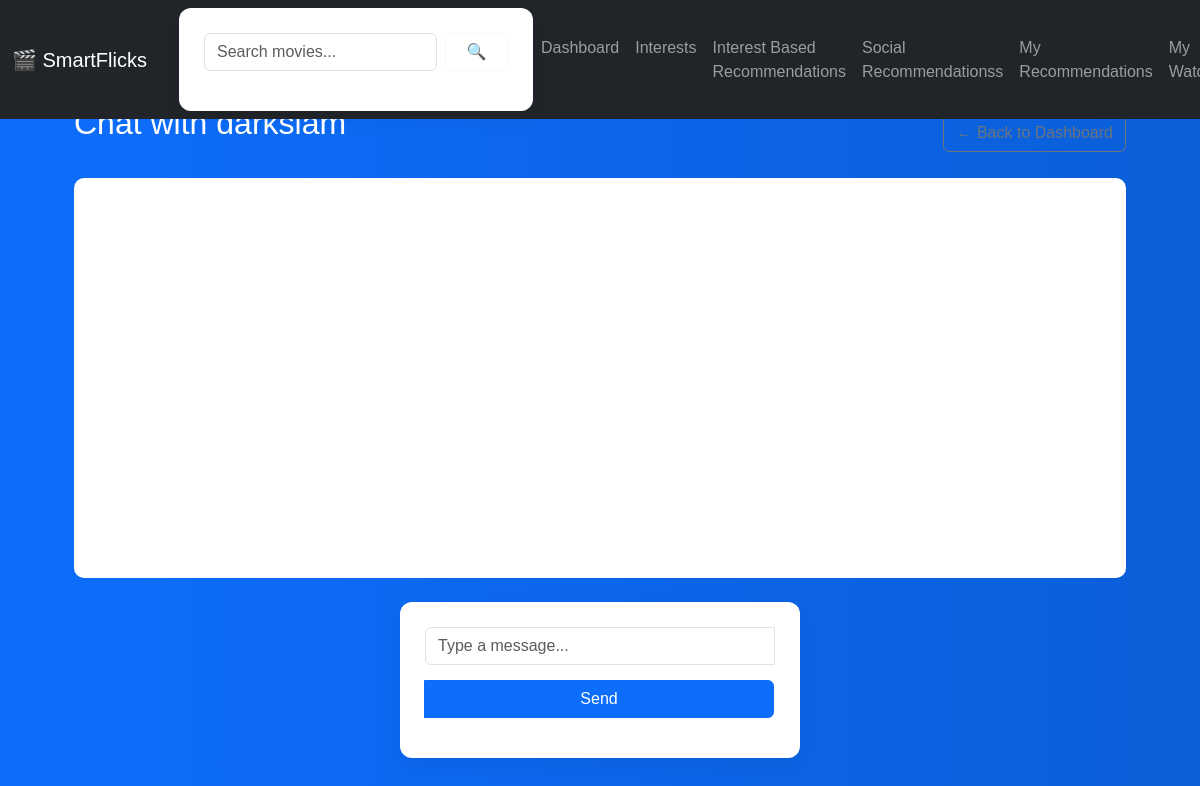
The app's page /chat/2 (signed in), older data.
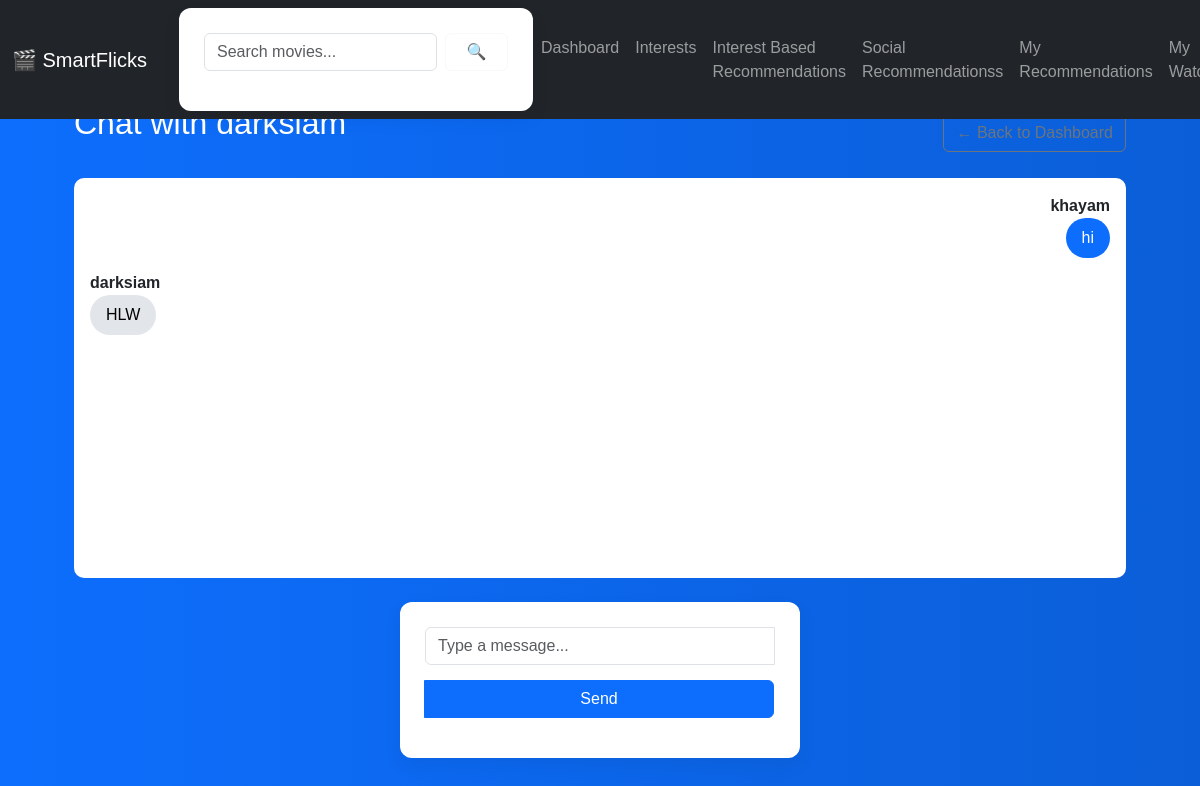
The same page, newer data.
### tables this page shows
CREATE TABLE messages (
            id INTEGER PRIMARY KEY AUTOINCREMENT,
            sender_id INTEGER,
            receiver_id INTEGER,
            message TEXT,
            timestamp DATETIME DEFAULT CURRENT_TIMESTAMP,
            FOREIGN KEY (sender_id) REFERENCES users(id),
            FOREIGN KEY (receiver_id) REFERENCES users(id)
        );

CREATE TABLE users (
            id INTEGER PRIMARY KEY AUTOINCREMENT,
            username TEXT UNIQUE,
            password TEXT,
            email TEXT,
            profile_pic TEXT DEFAULT ''
        );

### app.py (the view, shortened to what this page needs)
@app.route('/chat/<int:friend_id>', methods=['GET', 'POST'])
def chat(friend_id):
    if 'user_id' not in session:
        return redirect('/login')
    conn = get_db()
    user_id = session['user_id']
    friend = conn.execute('SELECT username FROM users WHERE id = ?', (friend_id,)).fetchone()
    if not friend:
        conn.close()
        flash("Friend not found.", "danger")
        return redirect('/dashboard')
    messages = conn.execute('''
        SELECT m.*, u.username AS sender_name
        FROM messages m
        JOIN users u ON m.sender_id = u.id
        WHERE (sender_id = ? AND receiver_id = ?)
           OR (sender_id = ? AND receiver_id = ?)
        ORDER BY m.timestamp ASC
    ''', (user_id, friend_id, friend_id, user_id)).fetchall()
    conn.close()
    return render_template('chat.html', friend=friend, friend_id=friend_id, messages=messages)

### app.py (called while the page is built)
def get_db():
    conn = sqlite3.connect('database.db')
    conn.row_factory = sqlite3.Row
    return conn

### templates/chat.html (shortened to what this page needs)
{% extends "base.html" %}
{% block content %}
<div class="container">
    <div class="d-flex justify-content-between align-items-center mb-3">
        <h2>Chat with {{ friend['username'] }}</h2>
        <a class="btn btn-outline-secondary" href="/dashboard">← Back to Dashboard</a>
    </div>
    <div id="chat-messages" class="chat-box mb-4"
         style="background: white; padding: 1rem; border-radius: 10px; height: 400px; overflow-y: auto;">
        {% for msg in messages %}
        <div class="message {% if msg['sender_name'] == session['username'] %}sent{% endif %}"
             style="margin-bottom: 0.8rem; {% if msg['sender_name'] == session['username'] %}text-align: right;{% endif %}">
            <div class="sender-name" style="font-weight: bold;">{{ msg['sender_name'] }}</div>
            <div class="message-text"
                 style="display: inline-block; background-color: {% if msg['sender_name'] == session['username'] %}#0d6efd{% else %}#e2e6ea{% endif %}; padding: 0.5rem 1rem; border-radius: 20px; color: {% if msg['sender_name'] == session['username'] %}white{% else %}black{% endif %}; max-width: 75%;">
                {{ msg['message'] }}
            </div>
        </div>
        {% endfor %}
    </div>
    <form method="POST" action="/chat/{{ friend_id }}" autocomplete="off">
        <div class="input-group">
            <input type="text"
                   name="chat_message"
                   id="chat_input"
                   class="form-control"
                   placeholder="Type a message..."
                   required
                   autocomplete="off"
                   autocorrect="off"
                   autocapitalize="off"
                   spellcheck="false"
                   inputmode="text">
            <button type="submit" class="btn btn-primary">Send</button>
        </div>
    </form>
</div>
{% endblock %}

Row changes from the older to the newer data that the page shows:
added messages: sender_name "khayam", message "hi"
added messages: sender_name "darksiam", message "HLW"
